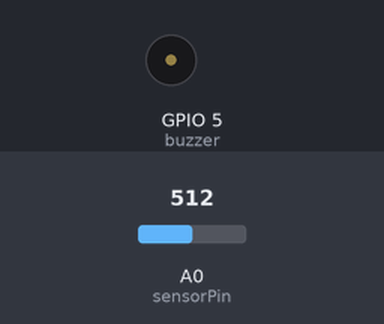
Recording of a sketch running on a simulated ESP8266 (NodeMCU). Parts: buzzer (waves = sounding, pin HIGH). The inputs (shaded band) are chosen by the test bench; at power-on: A0 (sensorPin) = 512. WiFi joins after 1.5 s; servers stay silent unless stated; web services answer with replies made up by the test bench; what the sketch prints to the serial monitor is not drawn.

Above: at 2.8 s.
2.9 s: A0 (sensorPin) set to 481
At 3.4 s:
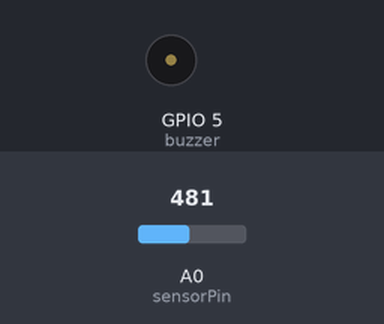
5.9 s: A0 (sensorPin) set to 510
At 6.7 s:
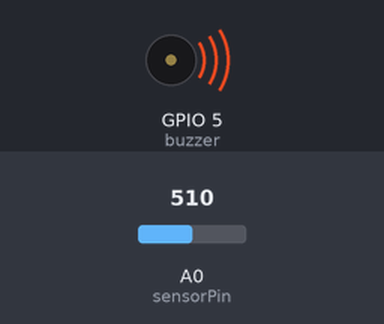
12.3 s: A0 (sensorPin) set to 490
At 13.3 s:
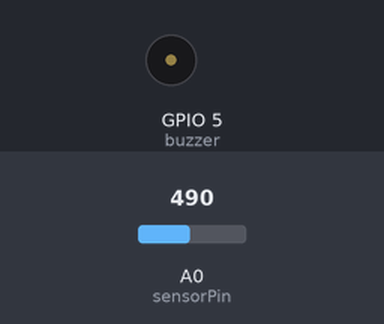
15.3 s: A0 (sensorPin) set to 511
At 16.1 s:
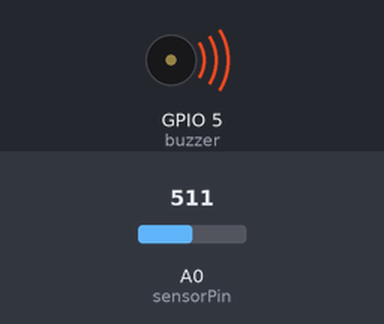
Timing chart, 0 to 22.7 s (numbered marks = the images above; inputs shaded):
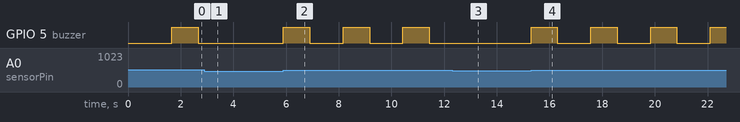

The sketch:

EEPD2.ino
```cpp
#include <ESP8266WiFi.h>
const char *ssid =  "...";     // Enter your WiFi Name
const char *pass =  "..."; // Enter your WiFi Password
const int sensorPin= A0;
const int buzzer= 5;
int lpg;
void lpg_event(const char *event);
const char *host = "maker.ifttt.com";
const char *privateKey = "...";
WiFiClient client;

void setup()
{
       Serial.begin(115200);
       delay(10);
       pinMode(buzzer, OUTPUT);
       Serial.println("Connecting to ");
       Serial.println(ssid);
       WiFi.begin(ssid, pass);
       while (WiFi.status() != WL_CONNECTED)
     {
            delay(550);
            Serial.print(".");
     }
      Serial.println("");
      Serial.println("WiFi connected");
 }

void loop()
{
     lpg = analogRead(sensorPin);
     Serial.print("Sensor Value:");
     Serial.println(lpg);
     if (lpg >= 500 )
     {
      digitalWrite(buzzer, HIGH);
      delay(1000);
      digitalWrite(buzzer, LOW);
      Serial.println("LPG Leakage!");
      lpg_event("LPG_Leak");
     }
    else
     {
       digitalWrite(buzzer, LOW);
     }
}

void lpg_event(const char *event)
{
  Serial.print("Connecting to ");
  Serial.println(host);
  // Use WiFiClient class to create TCP connections
  WiFiClient client;
  const int httpPort = 80;
  if (!client.connect(host, httpPort)) {
    Serial.println("Connection failed");
    return;
  }
  // We now create URL string for request to IFTTT
  String url = "/trigger/";
  url += event;
  url += "/with/key/";
  url += privateKey;
  Serial.print("Requesting URL: ");
  Serial.println(url);
  // Send request
  client.print(String("GET ") + url + " HTTP/1.1\r\n" +
               "Host: " + host + "\r\n" +
               "Connection: close\r\n\r\n");
  while(client.connected())
  {
    if(client.available())
    {
      String line = client.readStringUntil('\r');
      Serial.print(line);
    } else {
      // No data yet, wait a bit
      delay(50);
    };
  }
  Serial.println();
  Serial.println("closing connection");
  client.stop();
}
```

Measured:
- after the input at 2.9 s, GPIO 5 (buzzer): stays LOW (without the input it goes to HIGH after 1.0 s)
- after the input at 5.9 s, GPIO 5 (buzzer): alternates HIGH for 1.0 s and LOW for 1.3 s, starting at once
- after the input at 12.3 s, GPIO 5 (buzzer): stays LOW (without the input it goes to HIGH after 0.41 s)
- after the input at 15.3 s, GPIO 5 (buzzer): alternates HIGH for 1.0 s and LOW for 1.3 s, starting at once
